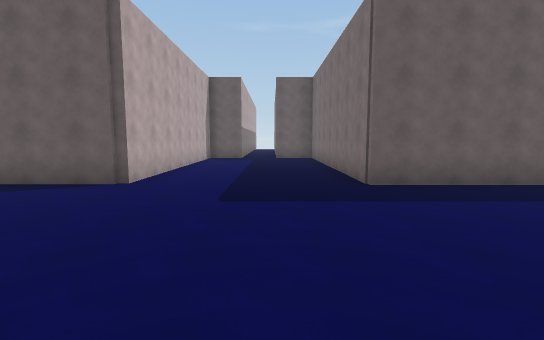
[1] (above)

24 first-person views from a walk through a Unity game level. The camera is 1.2 m above the floor, tilts 6° down and sees 85° across. The floor is counted in squares, 2 m on a side. Each view is taken from the middle of a square. On the plan, view 1 faces up. The plan holds only what a view shows up to about 9 squares ahead; the rest is blank. The place goes on beyond the plan. The player is left out. Some animated figures are left out.

[2]
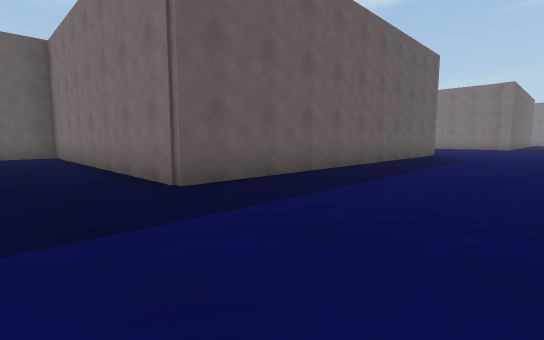

[3]
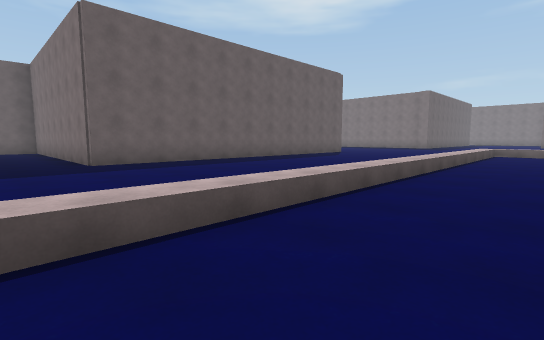

[4]
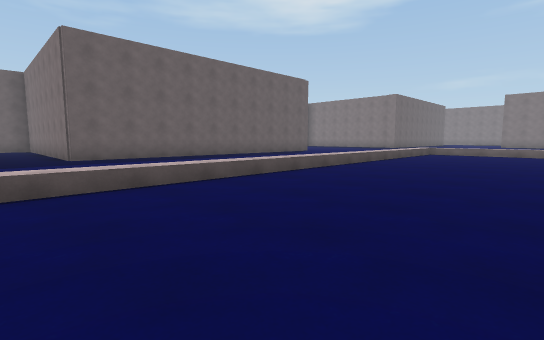

[5]
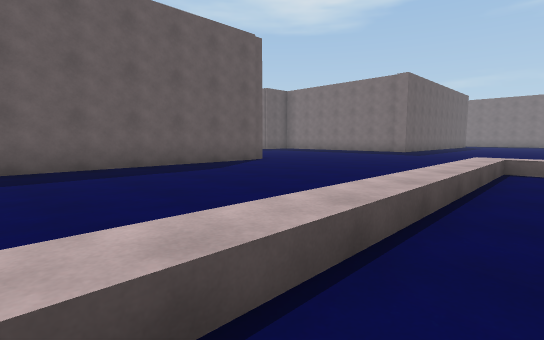

[6]
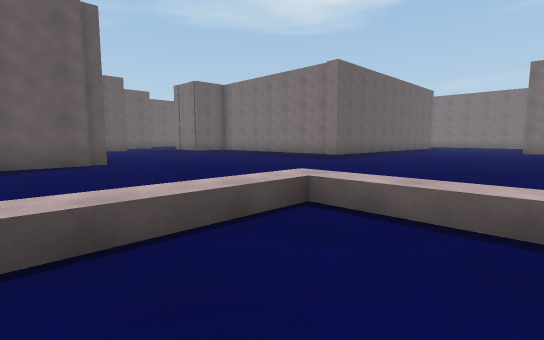

[7]
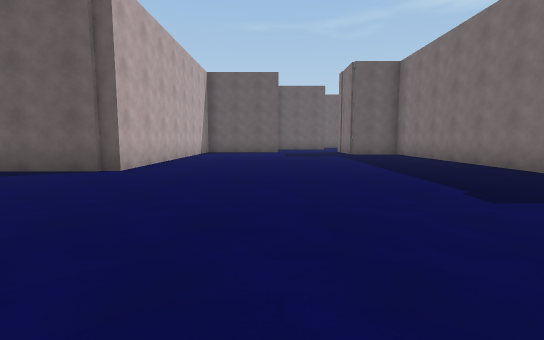

[8]
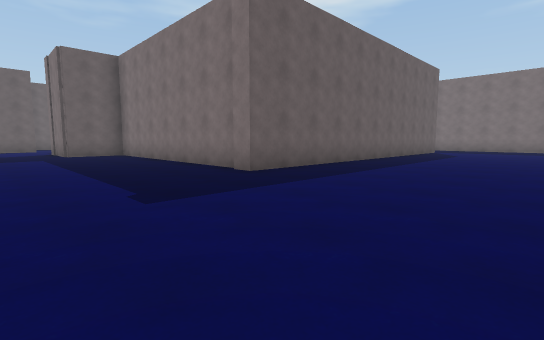

[9]
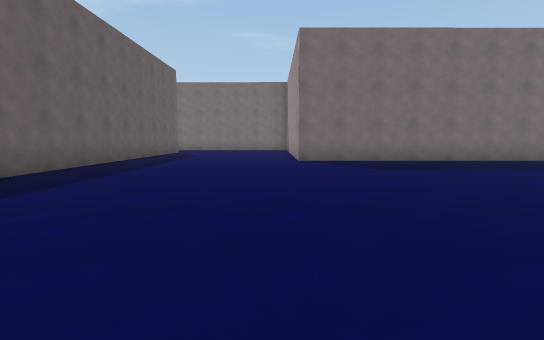

[10]
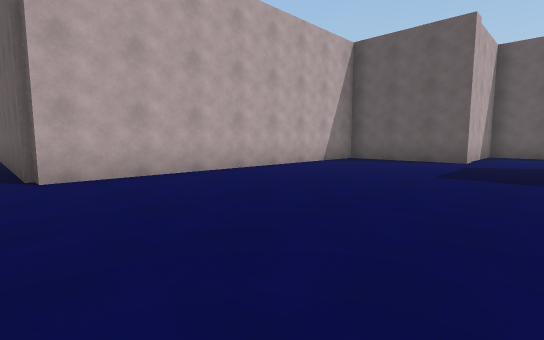

[11]
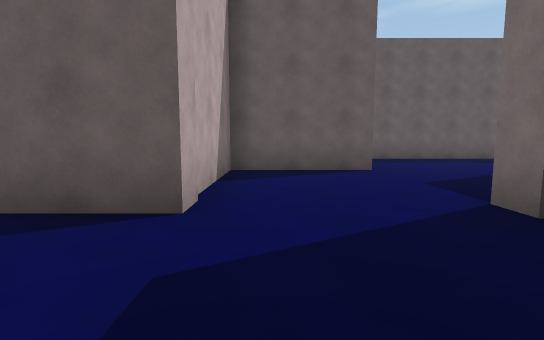

[12]
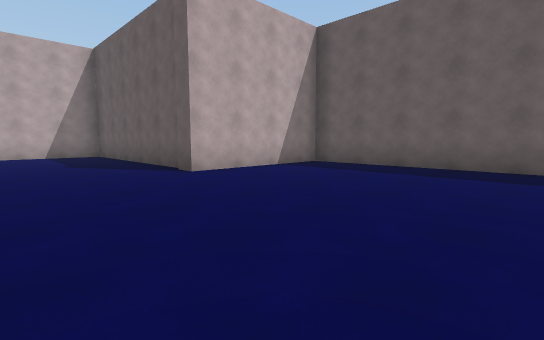

[13]
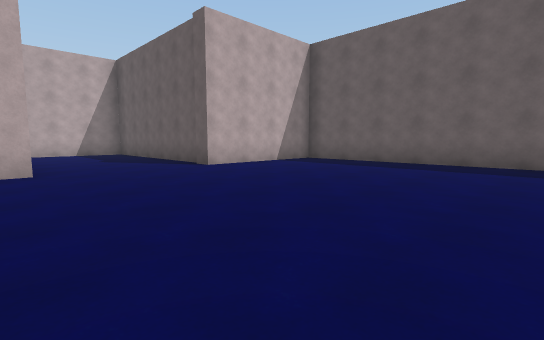

[14]
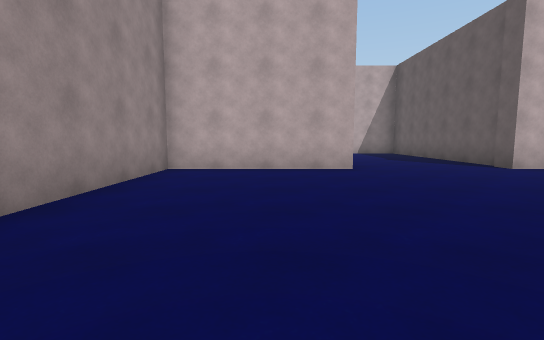

[15]
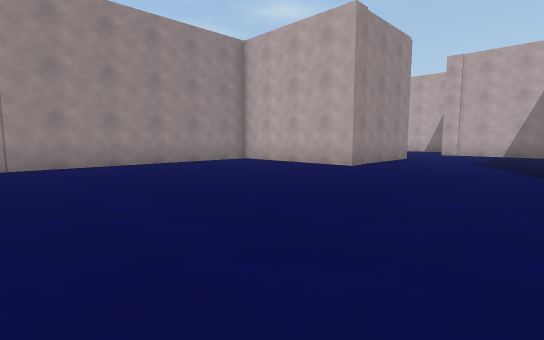

[16]
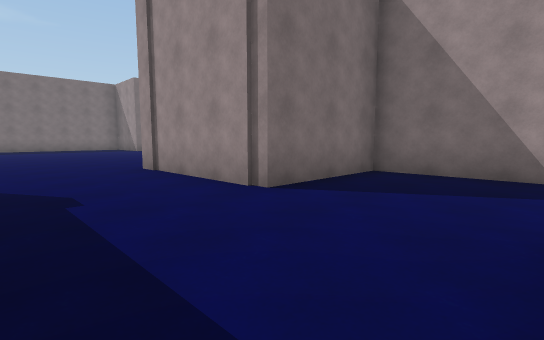

[17]
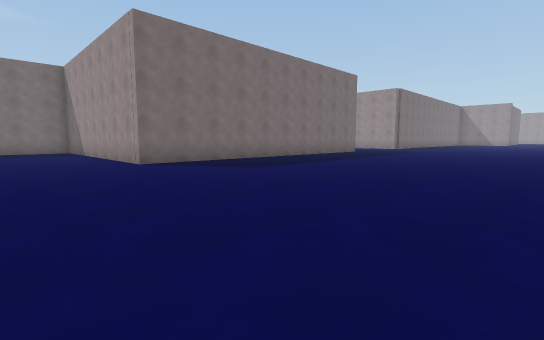

[18]
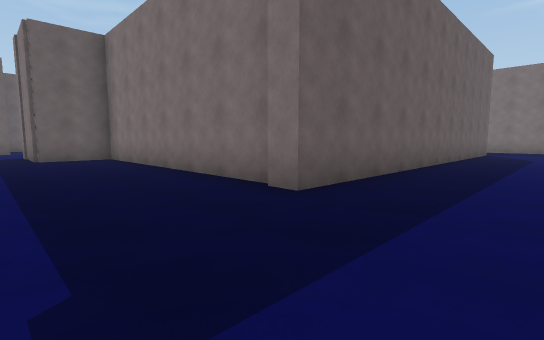

[19]
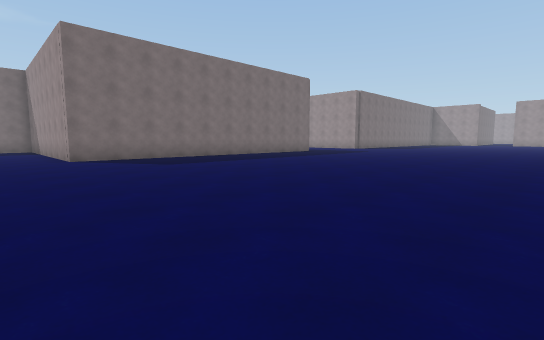

[20]
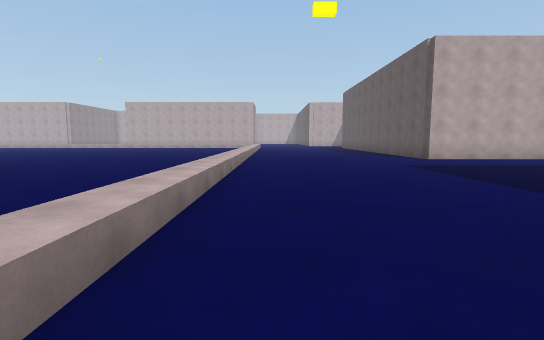

[21]
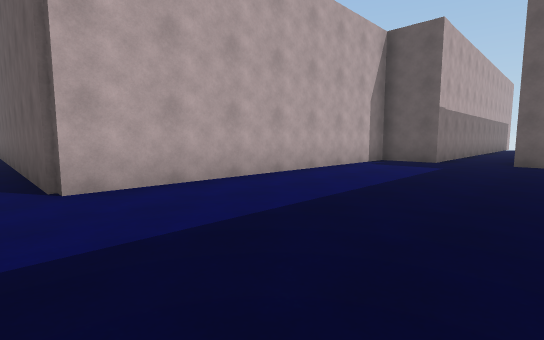

[22]
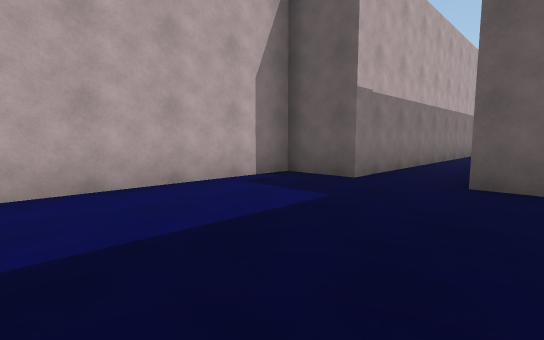

[23]
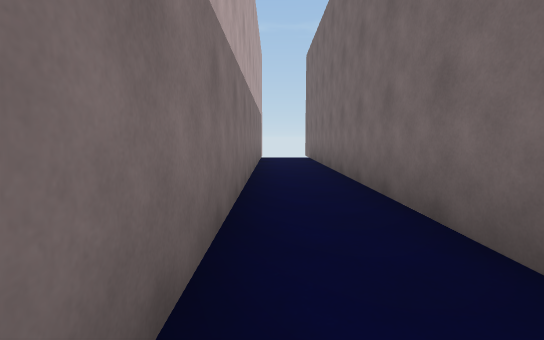

[24]
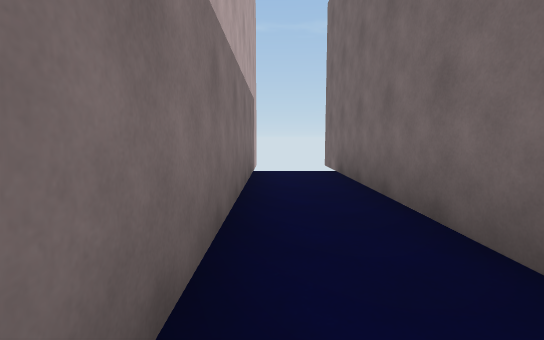

### Floor plan
Points are (right, up) in squares from view 1. A wall is a line through its corners. A room is listed if a view was taken in it or the views show most of it. See-through windows are left out.
Room 1 (views 1, 2, 3, 4, 5, 6, 7, 8, 9, 10, 11, 17, 18, 19, 20, 21, 22, 23, 24)
walls: (12.2, 13) (12.2, 5.4) (1.8, 5.4) (1.8, 13.2) (0.1, 13.2); (25.1, -7.5) (25.1, -0.7) (28.1, -0.7); (15.2, 14.6) (15.2, 13.4) (12.5, 13.4); (27.8, 4.1) (19.8, 4.2) (19.8, 11.5) (18, 11.5) (18, 13.7); (0.2, 16.2) (0.2, 25.5); (-1.3, 25) (-1.3, 13.2) (-2.7, 13.2) (-2.7, 5.4) (-4.5, 5.4)
ways out: opening at (16.5, 13.5) to room 2
Room 2 (views 12, 13, 14, 15, 16)
walls: (18, 16.7) (15.2, 16.7) (15.2, 14.6); (17.9, 19.5) (17.9, 17.5); (29.8, 23.6) (24.1, 23.6) (24.1, 20) (19, 20); (18, 13.7) (20.6, 13.7) (20.6, 16.5) (24.1, 16.5) (24.1, 12.9) (29.7, 12.9)
ways out: opening at (16.5, 13.5) to room 1

Positions as (right, up) in squares from view 1, and headings:
1: (0, 0), facing up
2: (0, 2), facing up-right
3: (0, -2), facing up-right
4: (0, -4), facing up-right
5: (6, -1), facing up-right
6: (10, -2), facing up-right
7: (15, 0), facing up
8: (16, 0), facing up-right
9: (17, 0), facing right
10: (17, 5), facing up-left
11: (16, 11), facing up
12: (29, 17), facing up-left
13: (30, 16), facing up-left
14: (30, 15), facing left
15: (30, 20), facing down-left
16: (18, 19), facing down-right
17: (18, 2), facing down-right
18: (17, 2), facing up-right
19: (16, 1), facing down-right
20: (6, 1), facing left
21: (1, 5), facing up-left
22: (1, 9), facing up-left
23: (-1, 15), facing up
24: (-1, 19), facing up
